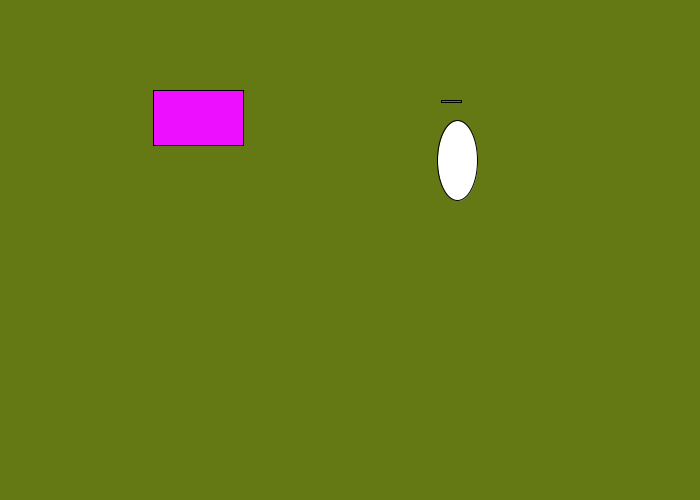
Frame 1 (no input)
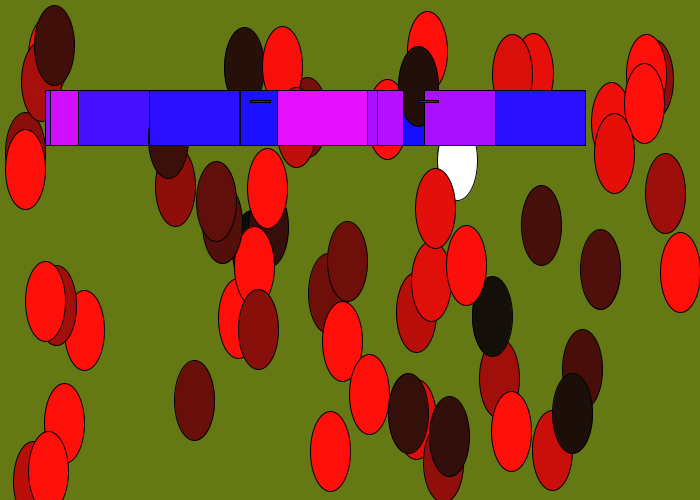
Frame 60 (the mouse pressed at the canvas centre just before this capture)
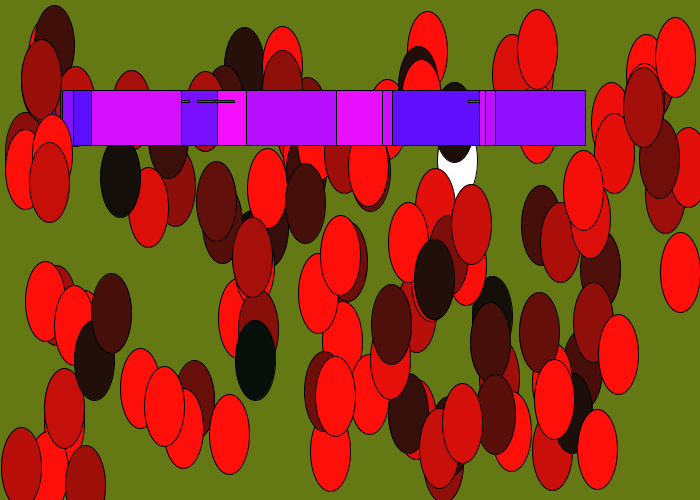
Frame 120 (the mouse held since frame 60 and released just before this capture)

The Processing sketch that drew these frames (run headless with seeded random() and noise(); from frame 60 on, the mouse is pressed at the canvas centre):

// Processing sketch: exp16
// ── exp16.pde
void setup()
{
  size(700, 500);
  background(100, 120, 20);
}

void draw()
{
  //ellipse( x, y,
  ellipse( random(15, width), random(42, height), 40, 80);
  fill( random(250), 15, 450);
  
  //rect( y,
  rect( random(45, height), 90, 90, 55);
  rect( random(90, height), 100, 20, 2);
  fill( random(350), 15, 10);
}
